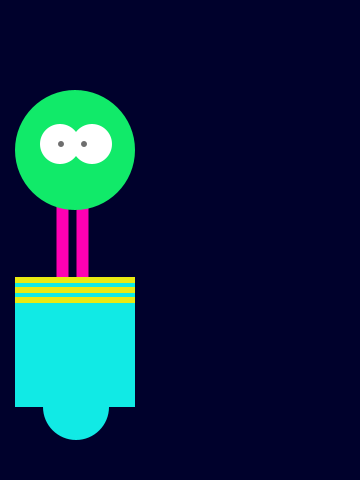
Frame 1 (no input)
Frame 60 (the mouse pressed at the canvas centre just before this capture): identical to frame 1, image omitted
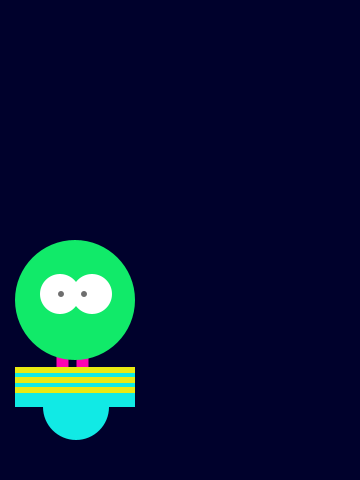
Frame 120 (the mouse held since frame 60 and released just before this capture)

The Processing sketch that drew these frames (run headless with seeded random() and noise(); from frame 60 on, the mouse is pressed at the canvas centre):

// Processing sketch: processing_58920
// ── processing_58920.pde

float x = 60;          // X-coordinate
float y = 440;         // Y-coordinate
int radius = 60;       // Head Radius
int bodyHeight = 160;  // Body Height
int neckHeight = 70;   // Neck Height

void setup() {
  size(360, 480);
  smooth();
  strokeWeight(12);
    
    ellipseMode(RADIUS);
}
void draw() {
    
  int targetX = mouseX;

      
  if (mousePressed) {
    neckHeight = 10;
    bodyHeight = 70;
  } else {
    neckHeight = 70;
    bodyHeight = 160;
  }
    
  float ny = y - bodyHeight - neckHeight - radius;
    
  background(300);
  
// Neck
stroke(255, 0, 179);               //set colour pink
line(x+2, y-bodyHeight, x+2, ny);
line(x+22, y-bodyHeight, x+22, ny);

  
//body
noStroke();                //disable stroke
fill(17, 234, 229);                  //set fill to aqua
ellipse(x+16, y-33, 33, 33); //antigraviety orb
fill(17, 234, 229);                   //set fil to aqua
rect(x-45, y-bodyHeight, 120, bodyHeight-33);   //main body
fill(234, 234, 17);                 //set fill to lime
rect(x-45, y-bodyHeight+17,120, 6);     //stripe
rect(x-45, y-bodyHeight+7,120, 6);    //stripe
rect(x-45, y-bodyHeight-3,120, 6);    //stripe
 
  
//head
fill(17, 234, 105);                   //set fill to green
ellipse(x+15, ny, radius, radius); //head
fill (255);                //set fill to white
ellipse(x+32, ny-6, 20, 20); //large eye
ellipse(x+0, ny-6, 20, 20); //2nd eyed
ellipse(x+24, ny-6, 3, 3);   //pupil1
ellipse(x+1, ny-6, 3, 3);   //pupil2
fill (0);
fill (255);                //set fill to white
ellipse( x+24, ny-6, 12, 14); //large eye
fill(110);                   // set fill to black
ellipse(x+24, ny-6, 3, 3);   //pupil
ellipse(x+1, ny-6, 3, 3);   //pupil
fill (0);
 
}
